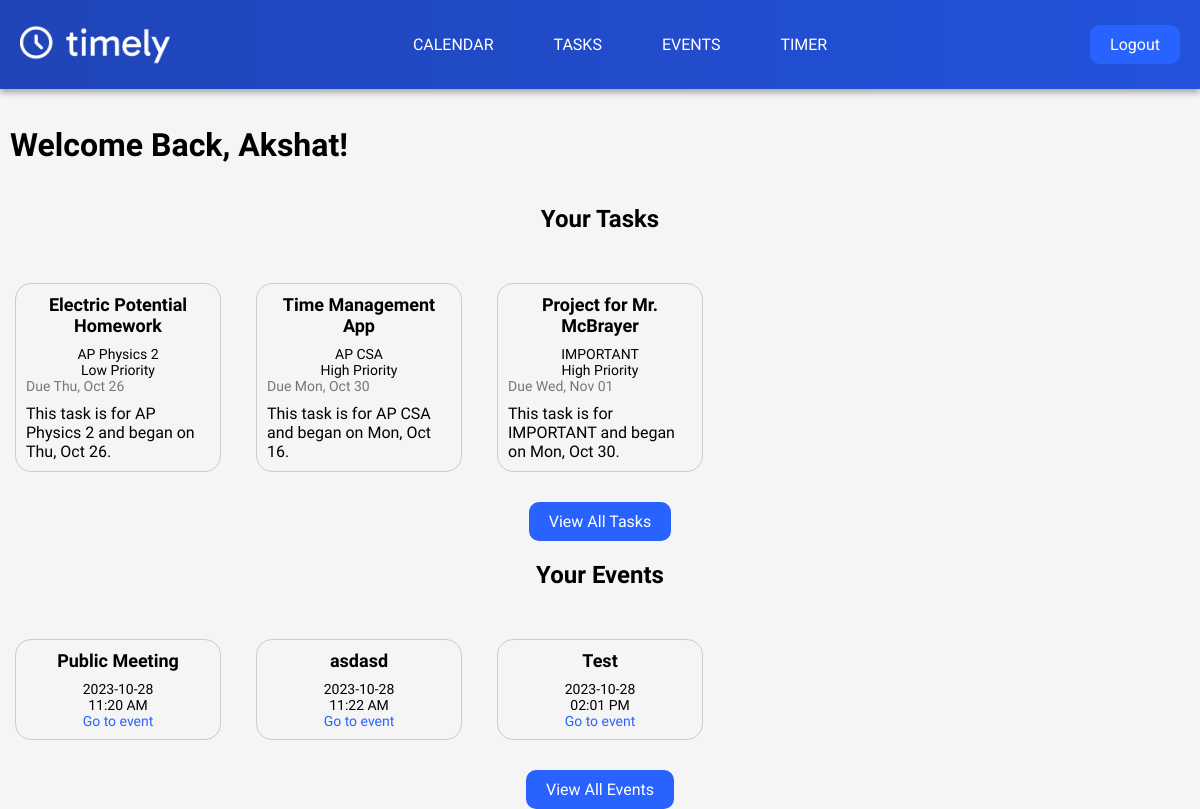
The page /dashboard (signed in) on the database its author committed.
### app.py (models this page shows, shortened)
class User(db.Model, UserMixin):
    id = db.Column(db.Integer, primary_key=True)
    username = db.Column(db.String(20), unique=True, nullable=False)
    password = db.Column(db.String(80), nullable=False)
    first_name = db.Column(db.String(50), nullable=False)
    last_name = db.Column(db.String(50), nullable=False)
    email = db.Column(db.String(120), unique=True, nullable=False)

class Task(db.Model):
    id = db.Column(db.Integer, primary_key=True)
    task_name = db.Column(db.String(255), nullable=False)
    tag = db.Column(db.String(255))
    priority = db.Column(db.String(255))
    date_start = db.Column(db.Date, nullable=False)
    date_end = db.Column(db.Date, nullable=False)
    user_id = db.Column(db.Integer, db.ForeignKey('user.id'), nullable=False)

class Event(db.Model):
    id = db.Column(db.Integer, primary_key=True)
    event_name = db.Column(db.String(255), nullable=False)
    description = db.Column(db.String(255))
    event_date = db.Column(db.Date, nullable=False)
    event_time = db.Column(db.Time, nullable=False)
    link = db.Column(db.String(255))
    user_id = db.Column(db.Integer, db.ForeignKey('user.id'), nullable=False)

### app.py (the view)
@app.route('/dashboard', methods=['GET', 'POST'])
@login_required
def dashboard():
    tasks = Task.query.filter_by(user_id=current_user.id).order_by(Task.date_end.asc()).limit(3).all()
    events = Event.query.filter_by(user_id=current_user.id).order_by(Event.event_date.asc(), Event.event_time.asc()).limit(3).all()
    return render_template('dashboard.html', first_name=current_user.first_name, tasks=tasks, events=events)

### app.py (called while the page is built)
@login_manager.user_loader
def load_user(user_id):
    return User.query.get(int(user_id))

### templates/dashboard.html (shortened to what this page needs)
<!DOCTYPE html>
<html lang="en">
<head>
  <link rel="stylesheet" href="{{ url_for('static', filename='dashboard.css') }}">
</head>
<body>
  <header class="header">
    <nav class="logo-container">
      <a href="{{ url_for('dashboard') }}">
        <img src="{{ url_for('static', filename='timely-alternative.png') }}" alt="Your Logo" class="logo" width="150" height="auto">
      </a>
    </nav>
    <div class="nav-links">
      <a href="{{ url_for('calendar') }}">Calendar</a>
      <a href="{{ url_for('tasks') }}">Tasks</a>
      <a href="{{ url_for('events') }}">Events</a>
      <a href="{{ url_for('timer') }}">Timer</a>
    </div>
    <div class="logout-container">
      <a href="{{ url_for('logout') }}" class="rounded-button">Logout</a>
    </div>
  </header>
  <div class="main-container">
    <div class="welcome-container">
      <h1>Welcome Back, {{ first_name }}!</h1>
    </div>
    <div class="tasks-container">
      <h2>Your Tasks</h2>
      <div class="card-container">
        {% for task in tasks %}
          <div class="card">
            <h3>{{ task.task_name }}</h3>
            <p>{{ task.tag }}</p>
            <p>{{task.priority}}</p>
            <p class="due-date">Due {{ task.date_end.strftime('%a, %b %d') }}</p>
            <div class="additional-info">
                This task is for {{ task.tag }} and began on {{ (task.date_start.strftime('%a, %b %d')) }}.
            </div>
          </div>
        {% endfor %}
      </div>
      <a href="{{ url_for('tasks') }}" class="rounded-button">View All Tasks</a>
    </div>
    <div class="events-container">
      <h2>Your Events</h2>
      <div class="card-container">
        {% for event in events %}
          <div class="card">
            <h3>{{ event.event_name }}</h3>
            <p>{{ event.event_date }}</p>
            <p>{{ event.event_time.strftime('%I:%M %p') }}</p>
            <a href="{{ event.link }}">Go to event</a>
          </div>
        {% endfor %}
      </div>
      <a href="{{ url_for('events') }}" class="rounded-button">View All Events</a>
    </div>
  </div>
</body>
</html>

### static/dashboard.css (style rules this page uses)
body { margin: 0; padding: 0; background-color: #f5f5f5; font-family: 'Gabarito', sans-serif; text-align: center; }
.header { background: linear-gradient(to right, #1f44b7, #2352dc); padding: 0px 0; display: flex; justify-content: space-between; align-items: center; box-shadow: 0px 4px 6px rgba(0, 0, 0, 0.3); }
.logo-container { display: flex; align-items: center; margin-left: 20px; }
.logo { width: 150px; height: auto; }
.logout-container { display: flex; align-items: center; margin-right: 20px; }
.rounded-button { display: inline-block; padding: 10px 20px; border-radius: 10px; background-color: #2862ff; color: #ffffff; text-decoration: none; font-family: "Roboto", sans-serif; transition: background-color 0.3s, color 0.3s; }
.welcome-container { display: flex; flex-direction: column; align-items: flex-start; margin-top: 15px; margin-left: 10px; }
.nav-links { display: flex; justify-content: space-between; align-items: center; margin-right: 20px; }
.nav-links a { font: "Gabarito", sans-serif; text-decoration: none; color: #fff; text-transform: uppercase; padding: 10px 20px; border-radius: 5px; transition: background-color 0.3s, color 0.3s; margin: 0 10px; }
.due-date { color: #777; }
.additional-info { text-align: left; margin-top: 10px; }
.due-date { color: #777; text-align: left; }
.card-container { display: flex; flex-wrap: wrap; gap: 20px; flex-direction: row; }
.card { width: calc(17% - 20px); border: 1px solid #ccc; padding: 10px; margin-left: 15px; margin-top: 30px; margin-bottom: 30px; margin-inline-start: 15px; background-color: #f5f5f5; border-radius: 16px; display: flex; flex-direction: column; }
.card h3 { font-size: 18px; margin: 0; margin-bottom: 10px; }
.card p { font-size: 14px; margin: 0; }
.card a { display: block; font-size: 14px; text-decoration: none; color: #2862ff; }

### rows shown on the page
User: first_name "Akshat"
Task: task_name "Electric Potential Homework", tag "AP Physics 2", priority "Low Priority", date_end "Thu, Oct 26", date_start "Thu, Oct 26"
Task: task_name "Time Management App", tag "AP CSA", priority "High Priority", date_end "Mon, Oct 30", date_start "Mon, Oct 16"
Task: task_name "Project for Mr. McBrayer", tag "IMPORTANT", priority "High Priority", date_end "Wed, Nov 01", date_start "Mon, Oct 30"
Event: event_name "Public Meeting", event_date "2023-10-28", event_time "11:20 AM"
Event: event_name "asdasd", event_date "2023-10-28", event_time "11:22 AM"
Event: event_name "Test", event_date "2023-10-28", event_time "02:01 PM"
